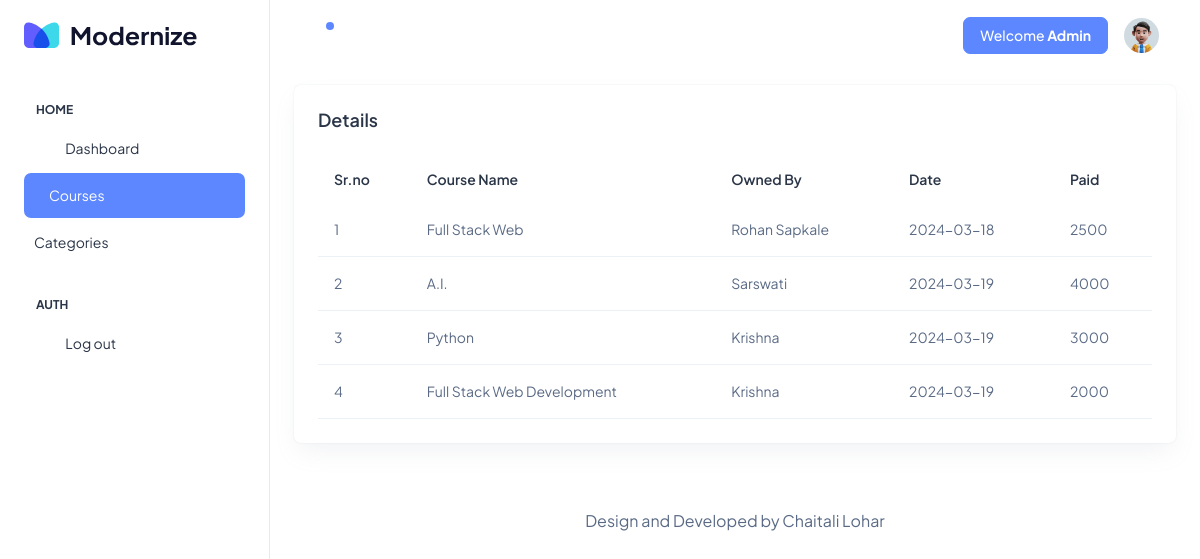
/course.php (signed in), run on the app's committed database.
### tables this page shows
CREATE TABLE `transactions` (
  `transaction_id` int(255) NOT NULL,
  `name_applicant` varchar(255) NOT NULL,
  `date` date NOT NULL DEFAULT current_timestamp(),
  `course_name` varchar(255) NOT NULL,
  `price` varchar(255) NOT NULL
);

### course.php (the view)
<?php
include 'header.php';
$q="select * from transactions ";
$result=mysqli_query($conn,$q);
?>
<div class="container-fluid">
<div class="col-lg-12 d-flex align-items-stretch">
  <div class="card w-100">
    <div class="card-body p-4">
      <h5 class="card-title fw-semibold mb-4">Details</h5>
      <div class="table-responsive">
        <table class="table text-nowrap mb-0 align-middle">
          <thead class="text-dark fs-4">
            <tr>
              <th class="border-bottom-0">
                <h6 class="fw-semibold mb-0">Sr.no</h6>
              </th>
              <th class="border-bottom-0">
                <h6 class="fw-semibold mb-0">Course Name</h6>
              </th>
              <th class="border-bottom-0">
                <h6 class="fw-semibold mb-0">Owned By</h6>
              </th>
              <th class="border-bottom-0">
                <h6 class="fw-semibold mb-0">Date</h6>
              </th>
              <th class="border-bottom-0">
                <h6 class="fw-semibold mb-0">Paid</h6>
              </th>
            </tr>
          </thead>
          <?php $number=1;
              while($row=mysqli_fetch_assoc($result)){
          ?>
          <tbody>
            <tr>
             <?php
              echo "<td>".$number."</td>
              <td>".$row['course_name']."</td>
              <td>".$row['name_applicant']."</td>
              <td>".$row['date']."</td>
              <td>".$row['price']."</td>";
                $number++;
            }
          ?>
              </tr>
          </tbody>
        </table>
      </div>
    </div>
  </div>
</div>
</div>
<?php
include 'footer.php';
?>

### data on the page
transactions: course_name "Full Stack Web", name_applicant "Rohan Sapkale", date "2024-03-18", price "2500"
transactions: course_name "A.I.", name_applicant "Sarswati", date "2024-03-19", price "4000"
transactions: course_name "Python", name_applicant "Krishna", date "2024-03-19", price "3000"
transactions: course_name "Full Stack Web Development", name_applicant "Krishna", date "2024-03-19", price "2000"

### other printed values
$user "Admin"
